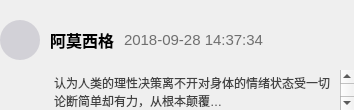
<?xml version="1.0" encoding="UTF-8"?>
<ui version="4.0">
 <class>BarrageWidget</class>
 <widget class="QWidget" name="BarrageWidget">
  <property name="geometry">
   <rect>
    <x>0</x>
    <y>0</y>
    <width>354</width>
    <height>110</height>
   </rect>
  </property>
  <property name="minimumSize">
   <size>
    <width>0</width>
    <height>0</height>
   </size>
  </property>
  <property name="windowTitle">
   <string>Form</string>
  </property>
  <layout class="QGridLayout" name="gridLayout">
   <property name="leftMargin">
    <number>0</number>
   </property>
   <property name="topMargin">
    <number>20</number>
   </property>
   <property name="rightMargin">
    <number>0</number>
   </property>
   <property name="bottomMargin">
    <number>0</number>
   </property>
   <property name="spacing">
    <number>10</number>
   </property>
   <item row="0" column="0">
    <widget class="QLabel" name="LabelHead">
     <property name="minimumSize">
      <size>
       <width>40</width>
       <height>40</height>
      </size>
     </property>
     <property name="maximumSize">
      <size>
       <width>40</width>
       <height>40</height>
      </size>
     </property>
     <property name="styleSheet">
      <string notr="true">background-color:rgb(210, 209, 215);
border-radius:20px;
</string>
     </property>
     <property name="text">
      <string/>
     </property>
    </widget>
   </item>
   <item row="0" column="1">
    <widget class="QLabel" name="LabelName">
     <property name="minimumSize">
      <size>
       <width>0</width>
       <height>40</height>
      </size>
     </property>
     <property name="maximumSize">
      <size>
       <width>16777215</width>
       <height>40</height>
      </size>
     </property>
     <property name="font">
      <font>
       <pointsize>12</pointsize>
       <weight>75</weight>
       <bold>true</bold>
      </font>
     </property>
     <property name="text">
      <string>阿莫西格</string>
     </property>
    </widget>
   </item>
   <item row="0" column="2">
    <widget class="QLabel" name="LabelTime">
     <property name="minimumSize">
      <size>
       <width>0</width>
       <height>40</height>
      </size>
     </property>
     <property name="maximumSize">
      <size>
       <width>16777215</width>
       <height>40</height>
      </size>
     </property>
     <property name="font">
      <font>
       <pointsize>11</pointsize>
      </font>
     </property>
     <property name="styleSheet">
      <string notr="true">color: rgb(111, 111, 111);</string>
     </property>
     <property name="text">
      <string>2018-09-28 14:37:34</string>
     </property>
    </widget>
   </item>
   <item row="0" column="3">
    <spacer name="horizontalSpacer">
     <property name="orientation">
      <enum>Qt::Horizontal</enum>
     </property>
     <property name="sizeHint" stdset="0">
      <size>
       <width>49</width>
       <height>0</height>
      </size>
     </property>
    </spacer>
   </item>
   <item row="1" column="0">
    <spacer name="horizontalSpacer_2">
     <property name="orientation">
      <enum>Qt::Horizontal</enum>
     </property>
     <property name="sizeHint" stdset="0">
      <size>
       <width>37</width>
       <height>0</height>
      </size>
     </property>
    </spacer>
   </item>
   <item row="1" column="1" colspan="3">
    <widget class="QTextEdit" name="TEditContent">
     <property name="minimumSize">
      <size>
       <width>304</width>
       <height>40</height>
      </size>
     </property>
     <property name="maximumSize">
      <size>
       <width>304</width>
       <height>40</height>
      </size>
     </property>
     <property name="styleSheet">
      <string notr="true">QTextEdit
{
border:0px;
background-color:transparent;
color: rgb(66, 66, 66);
}
</string>
     </property>
     <property name="readOnly">
      <bool>true</bool>
     </property>
     <property name="html">
      <string>&lt;!DOCTYPE HTML PUBLIC &quot;-//W3C//DTD HTML 4.0//EN&quot; &quot;http://www.w3.org/TR/REC-html40/strict.dtd&quot;&gt;
&lt;html&gt;&lt;head&gt;&lt;meta name=&quot;qrichtext&quot; content=&quot;1&quot; /&gt;&lt;style type=&quot;text/css&quot;&gt;
p, li { white-space: pre-wrap; }
&lt;/style&gt;&lt;/head&gt;&lt;body style=&quot; font-family:'SimSun'; font-size:9pt; font-weight:400; font-style:normal;&quot;&gt;
&lt;p style=&quot; margin-top:0px; margin-bottom:0px; margin-left:0px; margin-right:0px; -qt-block-indent:0; text-indent:0px;&quot;&gt;&lt;span style=&quot; font-size:12px;&quot;&gt;认为人类的理性决策离不开对身体的情绪状态受一切论断简单却有力，从根本颠覆…&lt;/span&gt;&lt;/p&gt;&lt;/body&gt;&lt;/html&gt;</string>
     </property>
    </widget>
   </item>
  </layout>
 </widget>
 <resources/>
 <connections/>
</ui>
